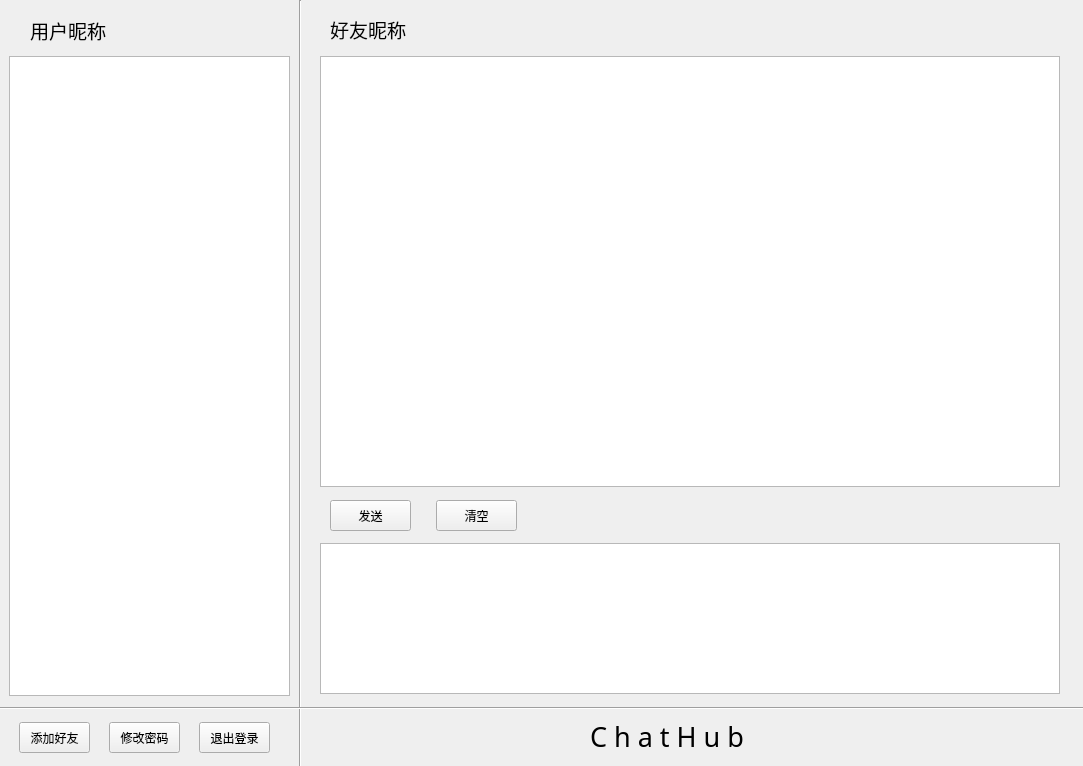
<?xml version="1.0" encoding="UTF-8"?>
<ui version="4.0">
 <class>ClientWidget</class>
 <widget class="QWidget" name="ClientWidget">
  <property name="geometry">
   <rect>
    <x>0</x>
    <y>0</y>
    <width>1083</width>
    <height>766</height>
   </rect>
  </property>
  <property name="minimumSize">
   <size>
    <width>1083</width>
    <height>766</height>
   </size>
  </property>
  <property name="maximumSize">
   <size>
    <width>1083</width>
    <height>766</height>
   </size>
  </property>
  <property name="windowTitle">
   <string>ClientWidget</string>
  </property>
  <widget class="Line" name="line">
   <property name="geometry">
    <rect>
     <x>290</x>
     <y>0</y>
     <width>20</width>
     <height>771</height>
    </rect>
   </property>
   <property name="orientation">
    <enum>Qt::Vertical</enum>
   </property>
  </widget>
  <widget class="Line" name="line_2">
   <property name="geometry">
    <rect>
     <x>0</x>
     <y>700</y>
     <width>1131</width>
     <height>16</height>
    </rect>
   </property>
   <property name="orientation">
    <enum>Qt::Horizontal</enum>
   </property>
  </widget>
  <widget class="QPushButton" name="add_button">
   <property name="geometry">
    <rect>
     <x>19</x>
     <y>722</y>
     <width>71</width>
     <height>31</height>
    </rect>
   </property>
   <property name="text">
    <string>添加好友</string>
   </property>
  </widget>
  <widget class="QPushButton" name="revise_button">
   <property name="geometry">
    <rect>
     <x>109</x>
     <y>722</y>
     <width>71</width>
     <height>31</height>
    </rect>
   </property>
   <property name="text">
    <string>修改密码</string>
   </property>
  </widget>
  <widget class="QLabel" name="label_3">
   <property name="geometry">
    <rect>
     <x>590</x>
     <y>721</y>
     <width>221</width>
     <height>31</height>
    </rect>
   </property>
   <property name="font">
    <font>
     <family>Century Gothic</family>
     <pointsize>20</pointsize>
    </font>
   </property>
   <property name="text">
    <string>C h a t H u b</string>
   </property>
  </widget>
  <widget class="QPushButton" name="exit_button">
   <property name="geometry">
    <rect>
     <x>199</x>
     <y>722</y>
     <width>71</width>
     <height>31</height>
    </rect>
   </property>
   <property name="text">
    <string>退出登录</string>
   </property>
  </widget>
  <widget class="QTableWidget" name="friend_list">
   <property name="geometry">
    <rect>
     <x>9</x>
     <y>56</y>
     <width>281</width>
     <height>640</height>
    </rect>
   </property>
  </widget>
  <widget class="QLabel" name="user_label">
   <property name="geometry">
    <rect>
     <x>30</x>
     <y>15</y>
     <width>131</width>
     <height>31</height>
    </rect>
   </property>
   <property name="text">
    <string>&lt;html&gt;&lt;head/&gt;&lt;body&gt;&lt;p&gt;&lt;span style=&quot; font-size:14pt;&quot;&gt;用户昵称&lt;/span&gt;&lt;/p&gt;&lt;/body&gt;&lt;/html&gt;</string>
   </property>
  </widget>
  <widget class="QTextEdit" name="edit">
   <property name="geometry">
    <rect>
     <x>320</x>
     <y>543</y>
     <width>740</width>
     <height>151</height>
    </rect>
   </property>
   <property name="font">
    <font>
     <family>宋体</family>
     <pointsize>11</pointsize>
    </font>
   </property>
   <property name="cursor" stdset="0">
    <cursorShape>IBeamCursor</cursorShape>
   </property>
  </widget>
  <widget class="QPushButton" name="send_button">
   <property name="geometry">
    <rect>
     <x>330</x>
     <y>500</y>
     <width>81</width>
     <height>31</height>
    </rect>
   </property>
   <property name="text">
    <string>发送</string>
   </property>
  </widget>
  <widget class="QPushButton" name="clear_button">
   <property name="geometry">
    <rect>
     <x>436</x>
     <y>500</y>
     <width>81</width>
     <height>31</height>
    </rect>
   </property>
   <property name="text">
    <string>清空</string>
   </property>
  </widget>
  <widget class="QTextBrowser" name="record">
   <property name="geometry">
    <rect>
     <x>320</x>
     <y>56</y>
     <width>740</width>
     <height>431</height>
    </rect>
   </property>
   <property name="font">
    <font>
     <family>宋体</family>
     <pointsize>10</pointsize>
    </font>
   </property>
  </widget>
  <widget class="QLabel" name="friend_lable">
   <property name="geometry">
    <rect>
     <x>330</x>
     <y>14</y>
     <width>131</width>
     <height>31</height>
    </rect>
   </property>
   <property name="text">
    <string>&lt;html&gt;&lt;head/&gt;&lt;body&gt;&lt;p&gt;&lt;span style=&quot; font-size:14pt;&quot;&gt;好友昵称&lt;/span&gt;&lt;/p&gt;&lt;/body&gt;&lt;/html&gt;</string>
   </property>
  </widget>
  <widget class="QLabel" name="logo_label">
   <property name="geometry">
    <rect>
     <x>586</x>
     <y>250</y>
     <width>211</width>
     <height>201</height>
    </rect>
   </property>
   <property name="minimumSize">
    <size>
     <width>211</width>
     <height>201</height>
    </size>
   </property>
   <property name="maximumSize">
    <size>
     <width>211</width>
     <height>201</height>
    </size>
   </property>
   <property name="text">
    <string/>
   </property>
   <property name="pixmap">
    <pixmap resource="resourse.qrc">:/img/img/chat.png</pixmap>
   </property>
   <property name="scaledContents">
    <bool>true</bool>
   </property>
  </widget>
 </widget>
 <resources>
  <include location="resourse.qrc"/>
 </resources>
 <connections/>
</ui>
